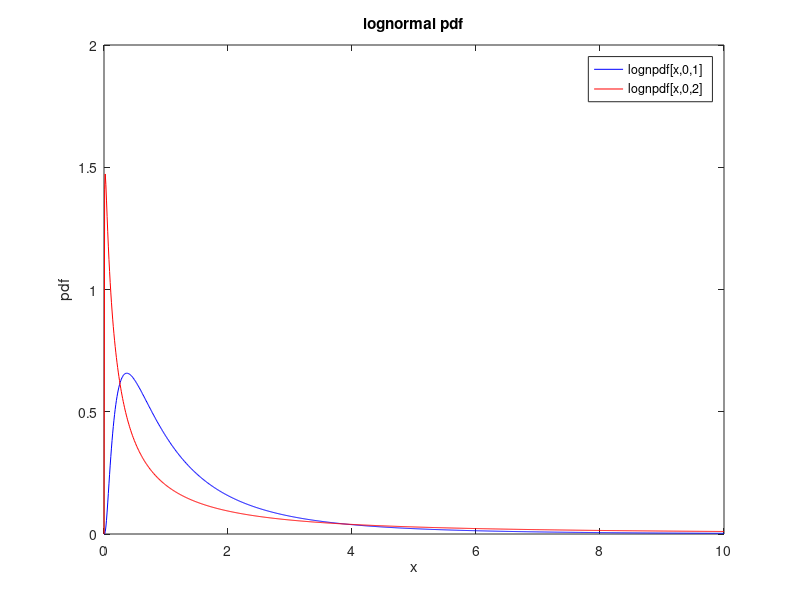
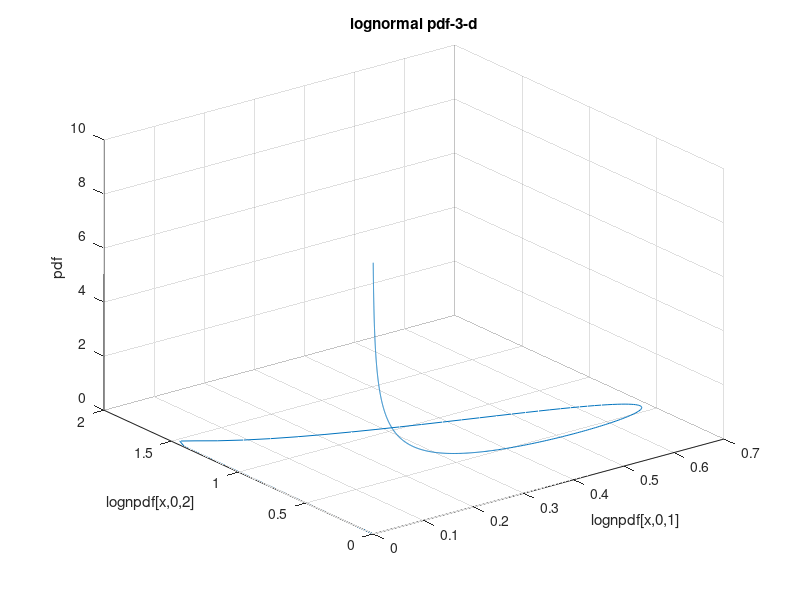

These charts were generated, in order, by the following MATLAB code:
x=[0:0.01:10];
y1=lognpdf(x,0,1);
y2=lognpdf(x,0,2);
figure(1);
plot(x,y1,'b');
hold on;
plot(x,y2,'r');
title('lognormal pdf');
xlabel('x');
ylabel('pdf');
legend('lognpdf[x,0,1]','lognpdf[x,0,2]');
figure(2);
plot3(x,y1,y2);
grid;
plot3(y1,y2,x);
grid;
title('lognormal pdf-3-d');
xlabel('lognpdf[x,0,1]');
ylabel('lognpdf[x,0,2]');
zlabel('pdf');